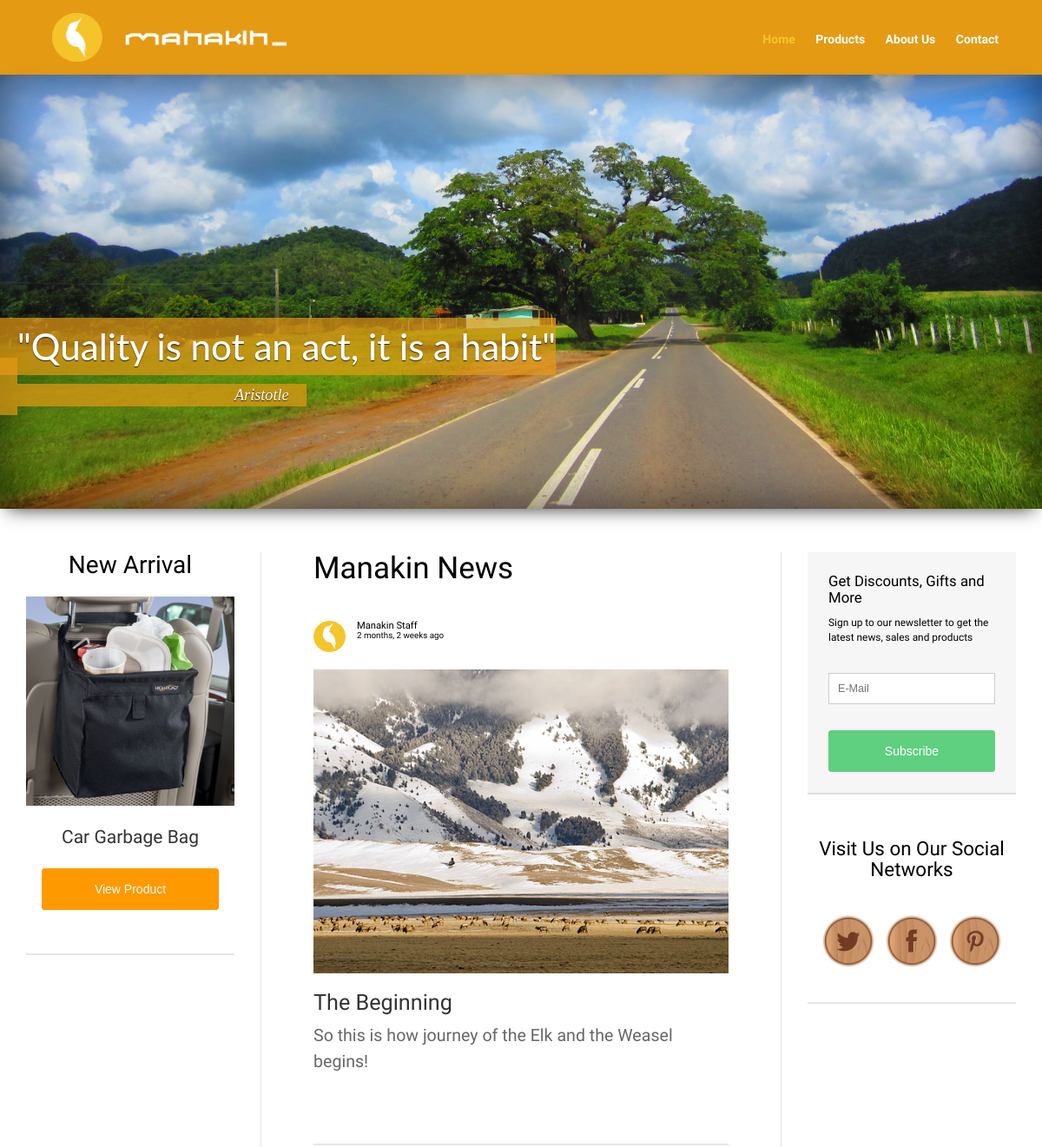
The app's page / (upper part), older data.
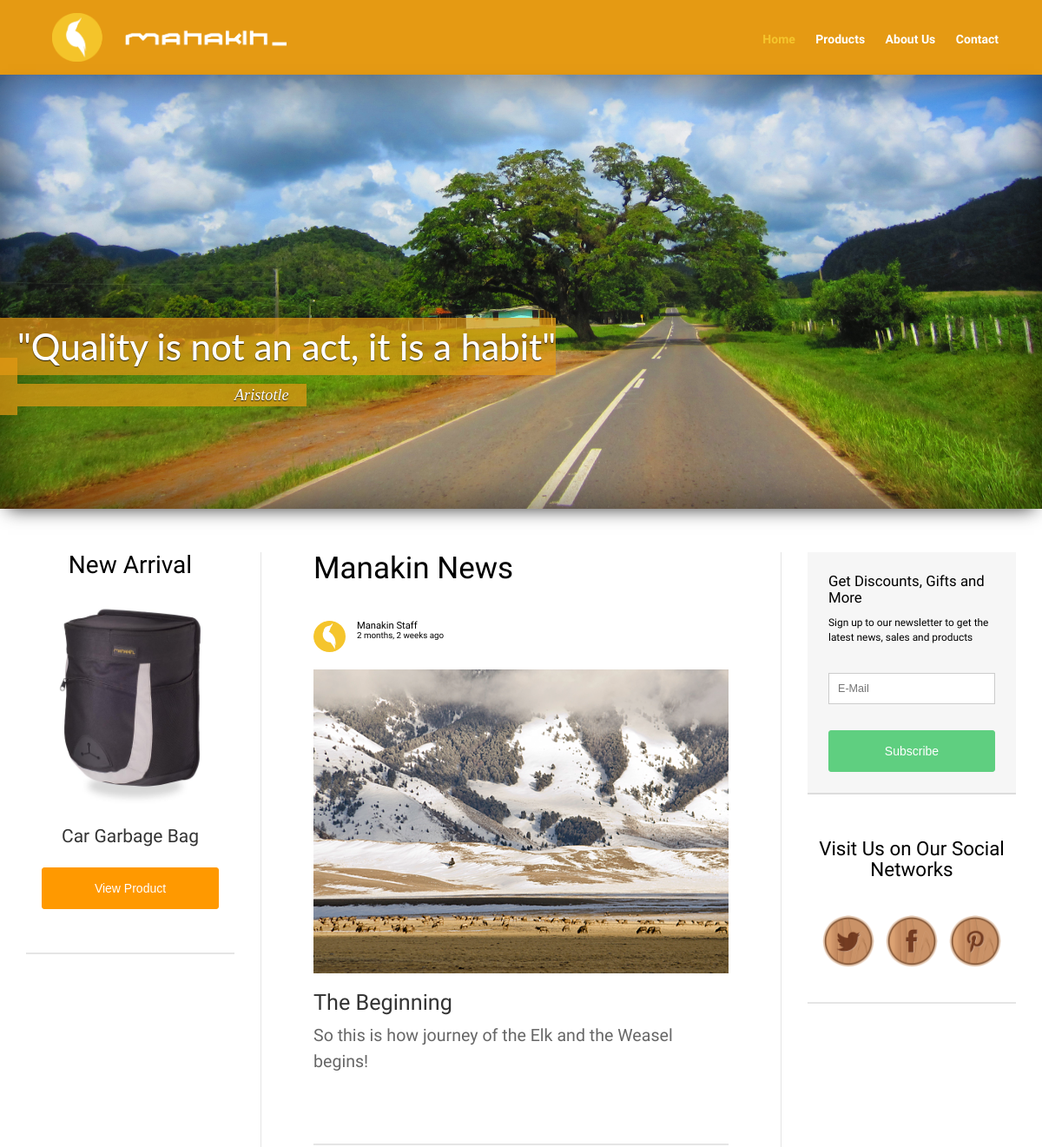
The same page, newer data.
### products/models.py (models this page shows, shortened)
class Product(models.Model):
    created_at = models.DateTimeField(auto_now_add=True)
    title = models.CharField(max_length=255)
    description = models.TextField()
    short_description = models.TextField()
    amz_link = models.URLField(max_length=255)
    order = models.IntegerField(default=999)
    image = models.ImageField(upload_to='', default='./no_image.png')
    image2 = models.ImageField(upload_to='', default='./no_image.png')
    image3 = models.ImageField(upload_to='', default='./no_image.png')
    image4 = models.ImageField(upload_to='', default='./no_image.png')
    image5 = models.ImageField(upload_to='', default='./no_image.png')
    image6 = models.ImageField(upload_to='', default='./no_image.png')

### blog/views.py (the view)
# urls.py: url(r'^$', views.show_posts, name='posts'),
def show_posts(request):
    posts = Post.objects.order_by('-posted')[0:3]
    product = Product.objects.order_by('order')[0]
    return render(request, 'blog/blog.html', {'posts': posts, 'product': product})

### blog/models.py (called while the page is built)
    def __str__(self):
        return self.name

### blog/templates/blog/blog.html (shortened to what this page needs)
{% extends "layout.html" %}
{% load humanize %}
{% load static from staticfiles %}
{% block css %}
<link href="{% static 'js/ply/ply.css' %}" rel="stylesheet" type="text/css"/>
{% endblock %}
{% block home %}selected{% endblock %}
{% block wallpaper %}
<div id="wallpaper">
    <h5 style="font-size: 3em">"Quality is not an act, it is a habit"</h5>
    <p>Aristotle</p>
  </div>
{% endblock %}
{% block content %}
<div id="left-column">
  <div class="new-arrival">
    <h4>New Arrival</h4>
    <a href="{% url 'products:detail' pk=product.pk %}" class="new-arrival-link">
      <img class="new-arrival-img" alt="{{ product.title }}" src="{{ product.image.url }}">
      <p class="new-arrival-text">{{ product.title }}</p>
      <button class="new-arrival-button">View Product</button>
    </a>
  </div>
</div>
<div id="blog-container">
  <h6>Manakin News</h6>
  {% for post in posts %}
  <div class="post">
      <div class="post-head">
          <img class="publisher-icon" src="{{ post.publisher.profile_pic.url }}" alt="{{ post.publisher }}">
          <div class="name-date">
            <h2 class="publisher-name">{{ post.publisher }}</h2>
            <h3 class="post-date">{{ post.posted|naturaltime|capfirst }}</h3>
          </div>
      </div>
      <div class="post-body">
          <div class="post-pic" style="background: url('{{ post.post_pic.url }}') no-repeat center/ cover"></div>
          <h4 class="post-title">{{ post.title }}</h4>
          <p class="post-text">{{ post.body }} <a href="{{post.link}}">{{post.linkName}}</a></p>
      </div>
  </div>
  {% endfor %}
</div>
<div id="right-column">
  <div id="mc_embed_signup">
      <h4>Get Discounts, Gifts and More</h4>
      <p>Sign up to our newsletter to get the latest news, sales and products</p>
      <form action="//manakinproducts.us11.list-manage.com/subscribe/post?u=a1e0fa500772523128ea505f9&amp;id=28d03a4f15" method="post" id="mc-embedded-subscribe-form" name="mc-embedded-subscribe-form" class="validate" target="_blank" novalidate>
          <div id="mc_embed_signup_scroll">
        <input type="email" value="" name="EMAIL" class="email" id="mce-EMAIL" placeholder="E-Mail" required>
          <div class="clear"><input type="submit" value="Subscribe" name="subscribe" id="mc-embedded-subscribe" class="button"></div>
          </div>
      </form>
  </div>
  <div id="social-links">
    <h4>Visit Us on Our Social Networks</h4>
    <div id="social-links-img">
      <a class="social-img" href="https://www.twitter.com/ManakinProducts/" target="_blank">
          <img src="{% static 'img/Twitter.ico' %}" alt="Twitter Logo" class="social-icon">
      </a>
      <a class="social-img" href="https://www.facebook.com/ManakinProducts/" target="_blank">
          <img src="{% static 'img/Facebook.ico' %}" alt="Facebook Logo" class="social-icon">
      </a>
      <a class="social-img" href="https://www.pinterest.com/ManakinP/" target="_blank">
          <img src="{% static 'img/Pinterest.ico' %}" alt="Pinterest Logo" class="social-icon">
      </a>
    </div>
  </div>
</div>
{% endblock %}

Row changes from the older to the newer data that the page shows:
changed Product "Car Garbage Bag": image: a different picture
